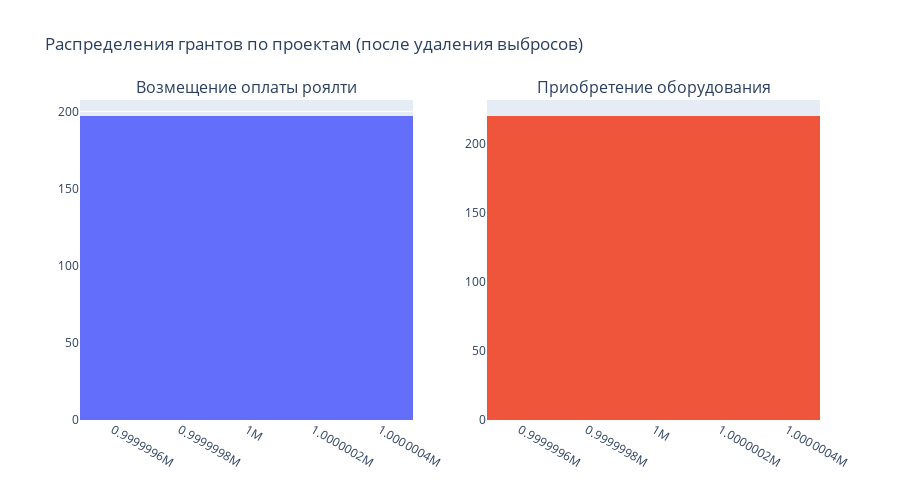

Notebook code cell kept with this figure:
### Markdown cell above
#### 2.3.5.2. Проект 1 - Возмещение оплаты роялти; Проект 2 - Приобретение оборудования

Распределения практически идентичны, но при этом для Проекта 1 48% данных были определены как выбросы и удалены, а для Проекта 2 процент удаленных данных составил 44%.

Получен выскоий уровень p-value, что говорит о равенстве средних, но слишком большой процент данных был удален.

### Code cell
projects = list(df_no_outliers['project_name'].unique())

fig = make_subplots(rows=1,
                    cols=2,
                    shared_yaxes=False,
                    subplot_titles=['Возмещение оплаты роялти', 'Приобретение оборудования'])

fig.append_trace(go.Histogram(x=df_no_outliers[df_no_outliers['project_name'] == 'Возмещение оплаты роялти']['amount'],
                              name='Возмещение оплаты роялти'), 
                              1, 1)

fig.append_trace(go.Histogram(x=df_no_outliers[df_no_outliers['project_name'] == 'Приобретение оборудования']['amount'],
                              name='Приобретение оборудования'),
                              1, 2)

fig.update_layout(title='Распределения грантов по проектам (после удаления выбросов)',
                  height=500,
                  coloraxis=dict(colorscale='Bluered_r'),
                  showlegend=False)
fig.show()

### Figure 1 — Plotly figure (JSON) as saved in the notebook; plotly's stock layout.template omitted (floating-point values rounded to 4 significant figures; data arrays with more than 128 entries replaced by an {"elided": "..."} marker saying what was removed)
{"data": [{"name": "Возмещение оплаты роялти", "type": "histogram", "x": {"elided": "197 int values"}, "xaxis": "x", "yaxis": "y"}, {"name": "Приобретение оборудования", "type": "histogram", "x": {"elided": "220 int values"}, "xaxis": "x2", "yaxis": "y2"}], "layout": {"annotations": [{"font": {"size": 16}, "showarrow": false, "text": "Возмещение оплаты роялти", "x": 0.225, "xanchor": "center", "xref": "paper", "y": 1, "yanchor": "bottom", "yref": "paper"}, {"font": {"size": 16}, "showarrow": false, "text": "Приобретение оборудования", "x": 0.775, "xanchor": "center", "xref": "paper", "y": 1, "yanchor": "bottom", "yref": "paper"}], "coloraxis": {"colorscale": [[0, "rgb(255,0,0)"], [1, "rgb(0,0,255)"]]}, "height": 500, "showlegend": false, "title": {"text": "Распределения грантов по проектам (после удаления выбросов)"}, "xaxis": {"anchor": "y", "domain": [0, 0.45]}, "xaxis2": {"anchor": "y2", "domain": [0.55, 1]}, "yaxis": {"anchor": "x", "domain": [0, 1]}, "yaxis2": {"anchor": "x2", "domain": [0, 1]}}}
